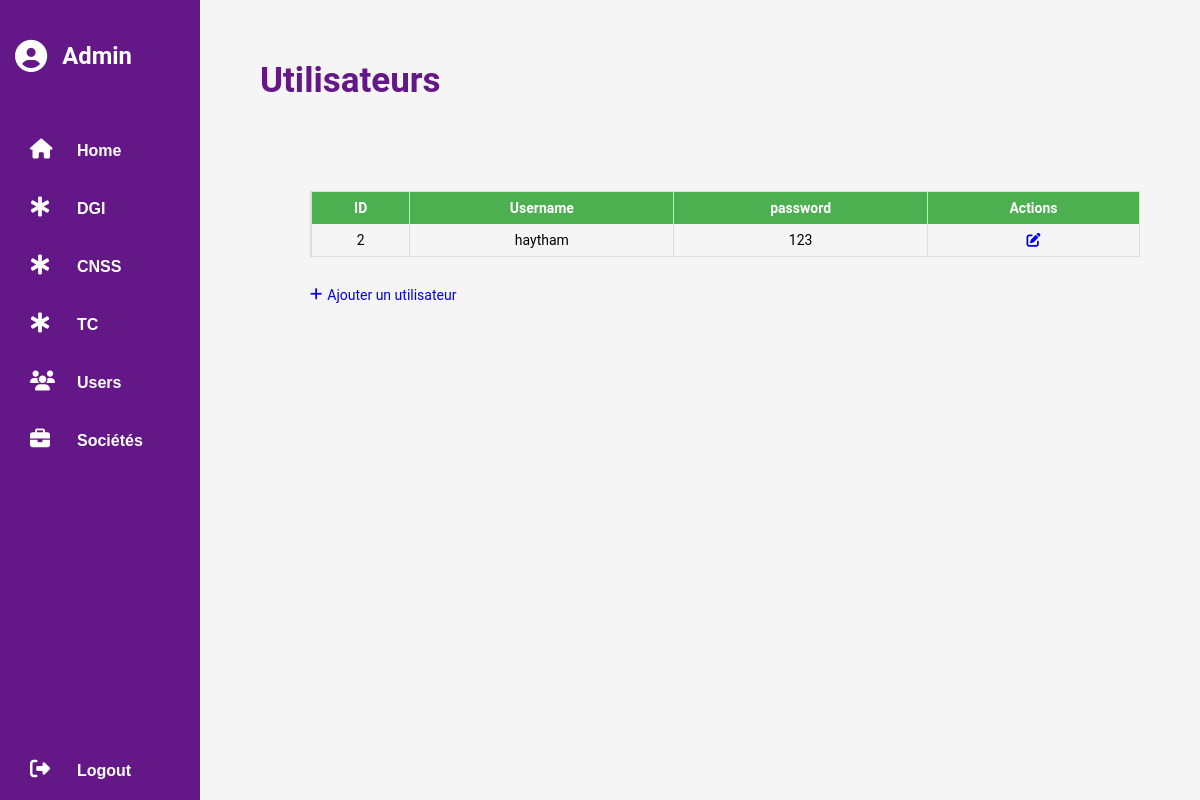
Screenshot of /admin/admin-users.php (signed in) with the database file from the repository.
### tables this page shows
CREATE TABLE IF NOT EXISTS `users` (
  `id` int NOT NULL AUTO_INCREMENT,
  `username` varchar(50) NOT NULL,
  `password` varchar(50) NOT NULL,
  `isAdmin` tinyint(1) NOT NULL,
  PRIMARY KEY (`id`)
);

### admin/admin-users.php (the view, shortened to what this page needs)
<?php
include '../includes/header-admin.php';
?>
<main>
    <div class="container">
        <div class="header">
            <h1>Utilisateurs</h1>
        </div>
        <div class="content">
            <?php
            $users = $db->query('SELECT * FROM users where isAdmin = 0');
            if ($users->rowCount() == 0) {
                echo '<h3>Aucun utilisateur n\'a été trouvé</h3>';
            } else {
                echo '<table class="Users-table">';
                echo '<tr>';
                echo '<th>ID</th>';
                echo '<th>Username</th>';
                echo '<th>password</th>';
                echo '<th>Actions</th>';
                echo '</tr>';
                while ($user = $users->fetch()) {
                    echo '<tr>';
                    echo '<td>' . $user['id'] . '</td>';
                    echo '<td>' . $user['username'] . '</td>';
                    echo '<td>' . $user['password'] . '</td>';
                    echo '<td>';
                    echo '<a href="add-user.php?id=' . $user['id'] . '"><i class="fas fa-edit"></i></a>';
                    echo '</td>';
                    echo '</tr>';
                }
                echo '</table>';
            }
            ?>
            <div class="add-user">
                <a href="add-user.php"><i class="fas fa-plus"></i>Ajouter un utilisateur</a>
            </div>
        </div>
</main>

### css/admin-style.css (style rules this page uses)
* { margin: 0; padding: 0; box-sizing: border-box; }
body { font-family: 'Roboto', sans-serif; font-size: 14px; background: #f5f5f5; }
main { position: absolute; top: 0; left: 200px; width: calc(100% - 200px); height: 100%; }
.header h1 { font-size: 2.5em; font-weight: bold; color: #641786; margin-bottom: 20px; }
.container { height: 100%; padding: 60px; }
.header { display: flex; justify-content: space-between; width: calc(100% - 150px); gap: 30px; }
.content { margin-top: 70px; padding-left: 50px; display: flex; flex-direction: column; justify-content: center; gap: 30px; padding-bottom: 50px; }
.Users-table { width: 100%; border-spacing: 0; border: 1px solid #ddd; }
.Users-table th, .Users-table td { text-align: center; padding: 8px; border-left: 1px solid #ddd; }
.Users-table td:nth-child(1), .Users-table td:nth-child(4) { text-align: center; }
.Users-table th { background-color: #4CAF50; color: white; }
.add-user { display: flex; flex-direction: column; gap: 20px; }
.add-user a { display: flex; gap: 5px; text-decoration: none; cursor: pointer; }

### rows the page displays
users: id "2", username "haytham", password "123"
